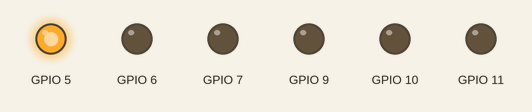
The program below on a simulated ESP8266 (Wemos D1 mini). On the bench: output pins drawn as LEDs (lit = HIGH). Random numbers use the default seed unless the program sets one.

Above: at 0.1 s.
At 4.1 s:
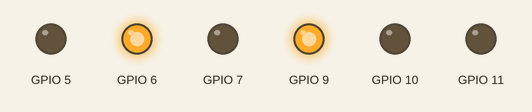
At 8.1 s:
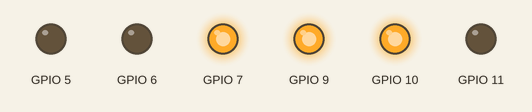
At 19.1 s:
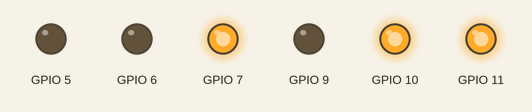
At 29.6 s:
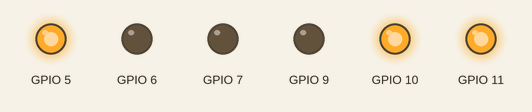
At 39.1 s:
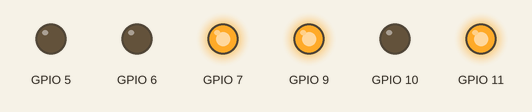
Timing chart, 0 to 40.0 s (numbered marks = the images above):
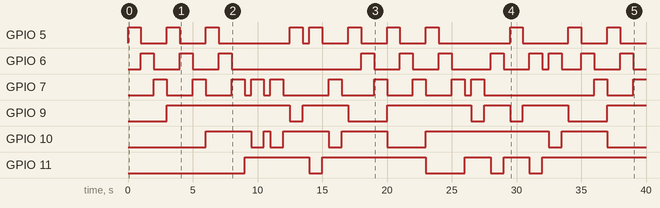

Measured:
- by itself, GPIO 5: LOW → HIGH at 0.00 s, → LOW 1.0 s later, → HIGH 2.0 s later, → LOW 1.0 s later, … (22 changes in this stretch)
- by itself, GPIO 6: LOW → HIGH at 1.0 s, → LOW 1.0 s later, → HIGH 2.0 s later, → LOW 1.0 s later, … (22 changes in this stretch)
- by itself, GPIO 7: LOW → HIGH at 2.0 s, → LOW 1.0 s later, → HIGH 2.0 s later, → LOW 1.0 s later, … (23 changes in this stretch)
- by itself, GPIO 9: LOW → HIGH at 3.0 s, → LOW 9.5 s later, → HIGH 1.0 s later, → LOW 3.5 s later, … (11 changes in this stretch)
- by itself, GPIO 10: LOW → HIGH at 6.0 s, → LOW 3.5 s later, → HIGH 1.0 s later, → LOW 0.50 s later, … (12 changes in this stretch)
- by itself, GPIO 11: LOW → HIGH at 9.0 s, → LOW 5.0 s later, → HIGH 1.0 s later, → LOW 8.0 s later, … (9 changes in this stretch)

The program:

main.cpp
```cpp
#include <Arduino.h>

void sequentialLEDs() {
  // Turn on LEDs sequentially in a 3x3 matrix
  // Row 1 (pin 9)
  digitalWrite(9, LOW);
  digitalWrite(5, HIGH);
  delay(1000);
  digitalWrite(5, LOW);
  digitalWrite(6, HIGH);
  delay(1000);
  digitalWrite(6, LOW);
  digitalWrite(7, HIGH);
  delay(1000);
  digitalWrite(7, LOW);
  digitalWrite(9, HIGH);

  // Row 2 (pin 10)
  digitalWrite(10, LOW);
  digitalWrite(5, HIGH);
  delay(1000);
  digitalWrite(5, LOW);
  digitalWrite(6, HIGH);
  delay(1000);
  digitalWrite(6, LOW);
  digitalWrite(7, HIGH);
  delay(1000);
  digitalWrite(7, LOW);
  digitalWrite(10, HIGH);

  // Row 3 (pin 11)
  digitalWrite(11, LOW);
  digitalWrite(5, HIGH);
  delay(1000);
  digitalWrite(5, LOW);
  digitalWrite(6, HIGH);
  delay(1000);
  digitalWrite(6, LOW);
  digitalWrite(7, HIGH);
  delay(1000);
  digitalWrite(7, LOW);
  digitalWrite(11, HIGH);
}

void randomLED() {
  // Turn off all LEDs first
  digitalWrite(9, HIGH);
  digitalWrite(10, HIGH);
  digitalWrite(11, HIGH);
  digitalWrite(5, LOW);
  digitalWrite(6, LOW);
  digitalWrite(7, LOW);

  // Select random column (5-7) and row (9-11)
  int randomCol = random(5, 8);  // Random column pin (5, 6, or 7)
  int randomRow = random(9, 12); // Random row pin (9, 10, or 11)

  // Light up the random LED
  digitalWrite(randomRow, LOW);
  digitalWrite(randomCol, HIGH);
  delay(1000);

  // Turn off the LED
  digitalWrite(randomCol, LOW);
  digitalWrite(randomRow, HIGH);
}

void setup() {
  // Set the columns as outputs
  pinMode(5, OUTPUT);
  pinMode(6, OUTPUT);
  pinMode(7, OUTPUT);

  // Set the rows as outputs
  pinMode(9, OUTPUT);
  pinMode(10, OUTPUT);
  pinMode(11, OUTPUT);

  // Initialize random seed
  randomSeed(analogRead(0));
}

void loop() {
  // Call the sequential LED function
  sequentialLEDs();

  // Add a short pause between patterns
  delay(500);

  // Light random LEDs for demonstration
  for (int i = 0; i < 5; i++) {
    randomLED();
    delay(500);
  }
}
```
